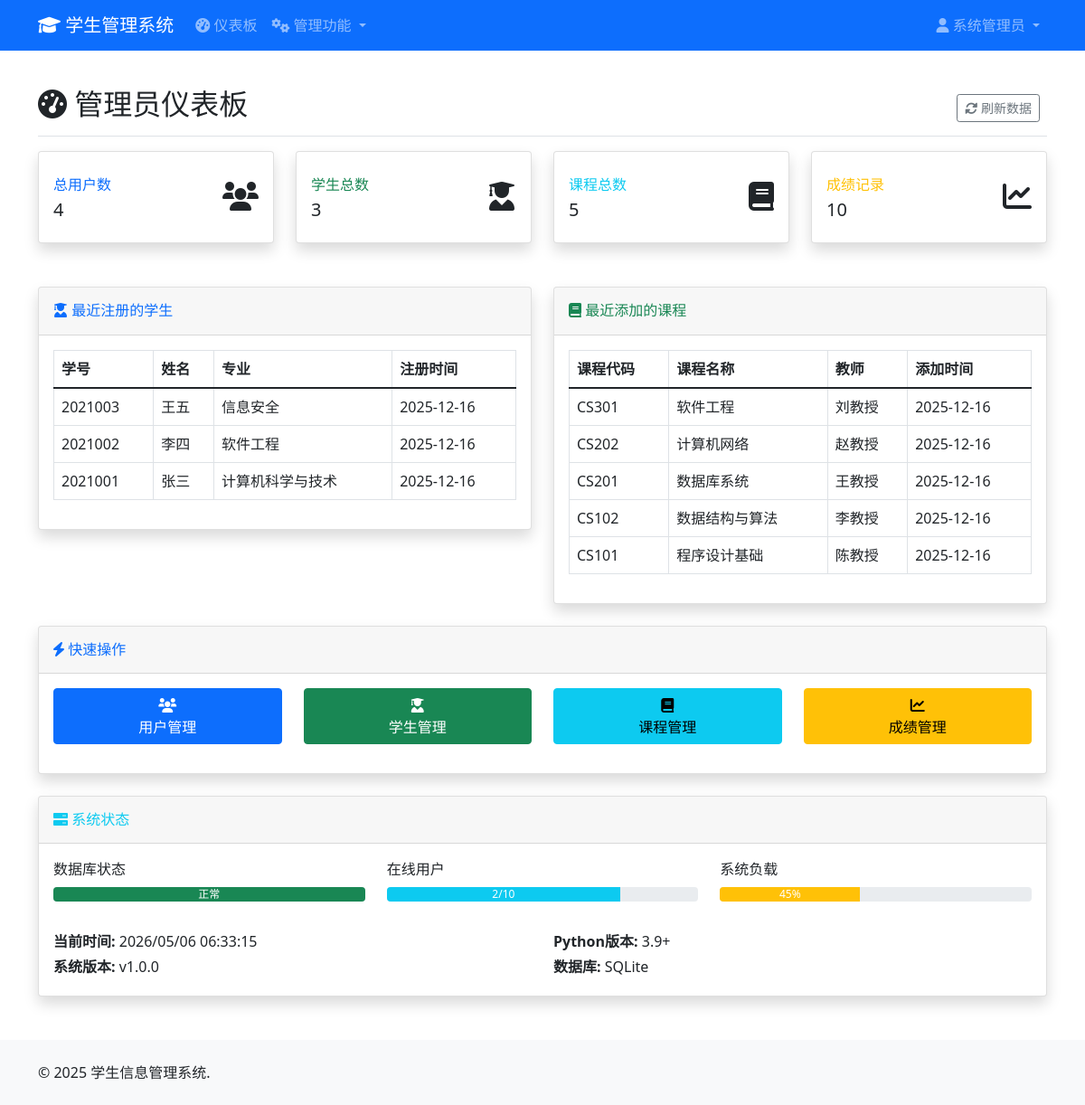
The page /admin/dashboard (signed in) on the database its author committed.
### models.py (models this page shows, shortened)
class User(UserMixin, db.Model):
    __tablename__ = 'users'
    id = db.Column(db.Integer, primary_key=True)
    username = db.Column(db.String(80), unique=True, nullable=False)
    email = db.Column(db.String(120), unique=True, nullable=False)
    password_hash = db.Column(db.String(128), nullable=False)
    full_name = db.Column(db.String(100), nullable=False)
    phone = db.Column(db.String(20))
    created_at = db.Column(db.DateTime, default=datetime.datetime.utcnow)
    is_admin = db.Column(db.Boolean, default=False)
    is_active = db.Column(db.Boolean, default=True)

class Student(db.Model):
    __tablename__ = 'students'
    id = db.Column(db.Integer, primary_key=True)
    user_id = db.Column(db.Integer, db.ForeignKey('users.id'), nullable=False)
    student_id = db.Column(db.String(20), unique=True, nullable=False)
    major = db.Column(db.String(100), nullable=False)
    grade = db.Column(db.String(20), nullable=False)  # 年级
    class_name = db.Column(db.String(50))  # 班级
    enrollment_date = db.Column(db.Date, nullable=False)
    birth_date = db.Column(db.Date)
    address = db.Column(db.Text)
    emergency_contact = db.Column(db.String(100))
    emergency_phone = db.Column(db.String(20))
    created_at = db.Column(db.DateTime, default=datetime.datetime.utcnow)
    user = db.relationship('User', backref=db.backref('student_profile', uselist=False))

class Course(db.Model):
    __tablename__ = 'courses'
    id = db.Column(db.Integer, primary_key=True)
    course_code = db.Column(db.String(20), unique=True, nullable=False)
    course_name = db.Column(db.String(200), nullable=False)
    description = db.Column(db.Text)
    credits = db.Column(db.Integer, default=1)
    semester = db.Column(db.String(20), nullable=False)
    teacher_name = db.Column(db.String(100), nullable=False)
    max_students = db.Column(db.Integer, default=50)
    classroom = db.Column(db.String(100))
    schedule = db.Column(db.String(200))  # 上课时间
    created_at = db.Column(db.DateTime, default=datetime.datetime.utcnow)
    is_active = db.Column(db.Boolean, default=True)

### app.py (the view)
    @app.route('/admin/dashboard')
    @login_required
    def admin_dashboard():
        if not current_user.is_admin:
            abort(403)
        total_users = User.query.count()
        total_students = Student.query.count()
        total_courses = Course.query.count()
        total_grades = Grade.query.count()
        recent_students = Student.query.order_by(Student.created_at.desc()).limit(5).all()
        recent_courses = Course.query.order_by(Course.created_at.desc()).limit(5).all()
        return render_template('admin/dashboard.html',
                             total_users=total_users,
                             total_students=total_students,
                             total_courses=total_courses,
                             total_grades=total_grades,
                             recent_students=recent_students,
                             recent_courses=recent_courses)

### templates/admin/dashboard.html (shortened to what this page needs)
{% extends "base.html" %}
{% block content %}
<div class="d-flex justify-content-between flex-wrap flex-md-nowrap align-items-center pt-3 pb-2 mb-3 border-bottom">
    <h1 class="h2"><i class="fas fa-tachometer-alt"></i> 管理员仪表板</h1>
    <div class="btn-toolbar mb-2 mb-md-0">
        <div class="btn-group me-2">
            <button type="button" class="btn btn-sm btn-outline-secondary" onclick="refreshStats()">
                <i class="fas fa-sync-alt"></i> 刷新数据
            </button>
        </div>
    </div>
</div>
<div class="row mb-4">
    <div class="col-xl-3 col-md-6 mb-4">
        <div class="card border-left-primary shadow h-100 py-2">
            <div class="card-body">
                <div class="row no-gutters align-items-center">
                    <div class="col mr-2">
                        <div class="text-xs font-weight-bold text-primary text-uppercase mb-1">
                            总用户数
                        </div>
                        <div class="h5 mb-0 font-weight-bold text-gray-800">{{ total_users }}</div>
                    </div>
                    <div class="col-auto">
                        <i class="fas fa-users fa-2x text-gray-300"></i>
                    </div>
                </div>
            </div>
        </div>
    </div>
    <div class="col-xl-3 col-md-6 mb-4">
        <div class="card border-left-success shadow h-100 py-2">
            <div class="card-body">
                <div class="row no-gutters align-items-center">
                    <div class="col mr-2">
                        <div class="text-xs font-weight-bold text-success text-uppercase mb-1">
                            学生总数
                        </div>
                        <div class="h5 mb-0 font-weight-bold text-gray-800">{{ total_students }}</div>
                    </div>
                    <div class="col-auto">
                        <i class="fas fa-user-graduate fa-2x text-gray-300"></i>
                    </div>
                </div>
            </div>
        </div>
    </div>
    <div class="col-xl-3 col-md-6 mb-4">
        <div class="card border-left-info shadow h-100 py-2">
            <div class="card-body">
                <div class="row no-gutters align-items-center">
                    <div class="col mr-2">
                        <div class="text-xs font-weight-bold text-info text-uppercase mb-1">
                            课程总数
                        </div>
                        <div class="h5 mb-0 font-weight-bold text-gray-800">{{ total_courses }}</div>
                    </div>
                    <div class="col-auto">
                        <i class="fas fa-book fa-2x text-gray-300"></i>
                    </div>
                </div>
            </div>
        </div>
    </div>
    <div class="col-xl-3 col-md-6 mb-4">
        <div class="card border-left-warning shadow h-100 py-2">
            <div class="card-body">
                <div class="row no-gutters align-items-center">
                    <div class="col mr-2">
                        <div class="text-xs font-weight-bold text-warning text-uppercase mb-1">
                            成绩记录
                        </div>
                        <div class="h5 mb-0 font-weight-bold text-gray-800">{{ total_grades }}</div>
                    </div>
                    <div class="col-auto">
                        <i class="fas fa-chart-line fa-2x text-gray-300"></i>
                    </div>
                </div>
            </div>
        </div>
    </div>
</div>
<div class="row">
    <div class="col-lg-6 mb-4">
        <div class="card shadow">
            <div class="card-header py-3">
                <h6 class="m-0 font-weight-bold text-primary">
                    <i class="fas fa-user-graduate"></i> 最近注册的学生
                </h6>
            </div>
            <div class="card-body">
                {% if recent_students %}
                    <div class="table-responsive">
                        <table class="table table-bordered">
                            <thead>
                                <tr>
                                    <th>学号</th>
                                    <th>姓名</th>
                                    <th>专业</th>
                                    <th>注册时间</th>
                                </tr>
                            </thead>
                            <tbody>
                                {% for student in recent_students %}
                                <tr>
                                    <td>{{ student.student_id }}</td>
                                    <td>{{ student.user.full_name }}</td>
                                    <td>{{ student.major }}</td>
                                    <td>{{ student.created_at.strftime('%Y-%m-%d') }}</td>
                                </tr>
                                {% endfor %}
                            </tbody>
                        </table>
                    </div>
                {% else %}
                    <p class="text-muted text-center">暂无学生数据</p>
                {% endif %}
            </div>
        </div>
    </div>
    <div class="col-lg-6 mb-4">
        <div class="card shadow">
            <div class="card-header py-3">
                <h6 class="m-0 font-weight-bold text-success">
                    <i class="fas fa-book"></i> 最近添加的课程
                </h6>
            </div>
            <div class="card-body">
                {% if recent_courses %}
                    <div class="table-responsive">
                        <table class="table table-bordered">
                            <thead>
                                <tr>
                                    <th>课程代码</th>
                                    <th>课程名称</th>
                                    <th>教师</th>
                                    <th>添加时间</th>
                                </tr>
                            </thead>
                            <tbody>
                                {% for course in recent_courses %}
                                <tr>
                                    <td>{{ course.course_code }}</td>
                                    <td>{{ course.course_name }}</td>
                                    <td>{{ course.teacher_name }}</td>
                                    <td>{{ course.created_at.strftime('%Y-%m-%d') }}</td>
                                </tr>
                                {% endfor %}
                            </tbody>
                        </table>
                    </div>
                {% else %}
                    <p class="text-muted text-center">暂无课程数据</p>
                {% endif %}
            </div>
        </div>
    </div>
</div>
<div class="row">
    <div class="col-12">
        <div class="card shadow">
            <div class="card-header py-3">
                <h6 class="m-0 font-weight-bold text-primary">
                    <i class="fas fa-bolt"></i> 快速操作
                </h6>
            </div>
            <div class="card-body">
                <div class="row">
                    <div class="col-md-3 mb-3">
                        <a href="{{ url_for('admin_users') }}" class="btn btn-primary btn-block w-100">
                            <i class="fas fa-users"></i><br>
                            用户管理
                        </a>
                    </div>
                    <div class="col-md-3 mb-3">
                        <a href="{{ url_for('admin_students') }}" class="btn btn-success btn-block w-100">
                            <i class="fas fa-user-graduate"></i><br>
                            学生管理
                        </a>
                    </div>
                    <div class="col-md-3 mb-3">
                        <a href="{{ url_for('admin_courses') }}" class="btn btn-info btn-block w-100">
                            <i class="fas fa-book"></i><br>
                            课程管理
                        </a>
                    </div>
                    <div class="col-md-3 mb-3">
                        <a href="{{ url_for('admin_grades') }}" class="btn btn-warning btn-block w-100">
                            <i class="fas fa-chart-line"></i><br>
                            成绩管理
                        </a>
                    </div>
                </div>
            </div>
        </div>
    </div>
</div>
<div class="row mt-4">
    <div class="col-12">
        <div class="card shadow">
            <div class="card-header py-3">
                <h6 class="m-0 font-weight-bold text-info">
                    <i class="fas fa-server"></i> 系统状态
                </h6>
            </div>
            <div class="card-body">
                <div class="row">
                    <div class="col-md-4">
                        <div class="mb-3">
                            <label class="form-label">数据库状态</label>
                            <div class="progress">
                                <div class="progress-bar bg-success" role="progressbar" style="width: 100%">正常</div>
                            </div>
                        </div>
                    </div>
                    <div class="col-md-4">
                        <div class="mb-3">
                            <label class="form-label">在线用户</label>
                            <div class="progress">
                                <div class="progress-bar bg-info" role="progressbar" style="width: 75%">2/10</div>
                            </div>
                        </div>
                    </div>
                    <div class="col-md-4">
                        <div class="mb-3">
                            <label class="form-label">系统负载</label>
                            <div class="progress">
                                <div class="progress-bar bg-warning" role="progressbar" style="width: 45%">45%</div>
                            </div>
                        </div>
                    </div>
                </div>
                <div class="row mt-3">
                    <div class="col-md-6">
                        <p class="mb-1"><strong>当前时间:</strong> <span id="current-time"></span></p>
                        <p class="mb-1"><strong>系统版本:</strong> v1.0.0</p>
                    </div>
                    <div class="col-md-6">
                        <p class="mb-1"><strong>Python版本:</strong> 3.9+</p>
                        <p class="mb-1"><strong>数据库:</strong> SQLite</p>
                    </div>
                </div>
            </div>
        </div>
    </div>
</div>
{% endblock %}

### templates/base.html (shortened to what this page needs)
<!DOCTYPE html>
<html lang="zh-CN">
<head>
    <link href="https://cdn.jsdelivr.net/npm/bootstrap@5.1.3/dist/css/bootstrap.min.css" rel="stylesheet">
    <link href="https://cdnjs.cloudflare.com/ajax/libs/font-awesome/6.0.0/css/all.min.css" rel="stylesheet">
</head>
<body>
    <nav class="navbar navbar-expand-lg navbar-dark bg-primary">
        <div class="container">
            <a class="navbar-brand" href="{{ url_for('index') }}">
                <i class="fas fa-graduation-cap"></i> 学生管理系统
            </a>
            <div class="collapse navbar-collapse" id="navbarNav">
                <ul class="navbar-nav me-auto">
                    {% if current_user.is_authenticated %}
                        {% if current_user.is_admin %}
                            <li class="nav-item">
                                <a class="nav-link" href="{{ url_for('admin_dashboard') }}">
                                    <i class="fas fa-tachometer-alt"></i> 仪表板
                                </a>
                            </li>
                            <li class="nav-item dropdown">
                                <a class="nav-link dropdown-toggle" href="#" id="adminDropdown" role="button" data-bs-toggle="dropdown">
                                    <i class="fas fa-cogs"></i> 管理功能
                                </a>
                            </li>
                        {% else %}
                            <li class="nav-item">
                                <a class="nav-link" href="{{ url_for('student_dashboard') }}">
                                    <i class="fas fa-tachometer-alt"></i> 我的仪表板
                                </a>
                            </li>
                        {% endif %}
                    {% endif %}
                </ul>
                <ul class="navbar-nav">
                    {% if current_user.is_authenticated %}
                        <li class="nav-item dropdown">
                            <a class="nav-link dropdown-toggle" href="#" id="userDropdown" role="button" data-bs-toggle="dropdown">
                                <i class="fas fa-user"></i> {{ current_user.full_name }}
                            </a>
                        </li>
                    {% endif %}
                </ul>
            </div>
        </div>
    </nav>
    <main class="container mt-4">
        {% block content %}{% endblock %}
    </main>
    <footer class="bg-light mt-5 py-4">
        <div class="container">
            <div class="row">
                <div class="col-md-6">
                    <p class="mb-0">&copy; 2025 学生信息管理系统.</p>
            </div>
        </div>
    </footer>
</body>
</html>

### rows shown on the page
User: full_name "系统管理员"
Student: student_id "2021003", user.full_name "王五", major "信息安全", created_at "2025-12-16"
Student: student_id "2021002", user.full_name "李四", major "软件工程", created_at "2025-12-16"
Student: student_id "2021001", user.full_name "张三", major "计算机科学与技术", created_at "2025-12-16"
Course: course_code "CS301", course_name "软件工程", teacher_name "刘教授", created_at "2025-12-16"
Course: course_code "CS202", course_name "计算机网络", teacher_name "赵教授", created_at "2025-12-16"
Course: course_code "CS201", course_name "数据库系统", teacher_name "王教授", created_at "2025-12-16"
Course: course_code "CS102", course_name "数据结构与算法", teacher_name "李教授", created_at "2025-12-16"
Course: course_code "CS101", course_name "程序设计基础", teacher_name "陈教授", created_at "2025-12-16"

### other values the page prints
{{ total_users }} "4"
{{ total_students }} "3"
{{ total_courses }} "5"
{{ total_grades }} "10"
